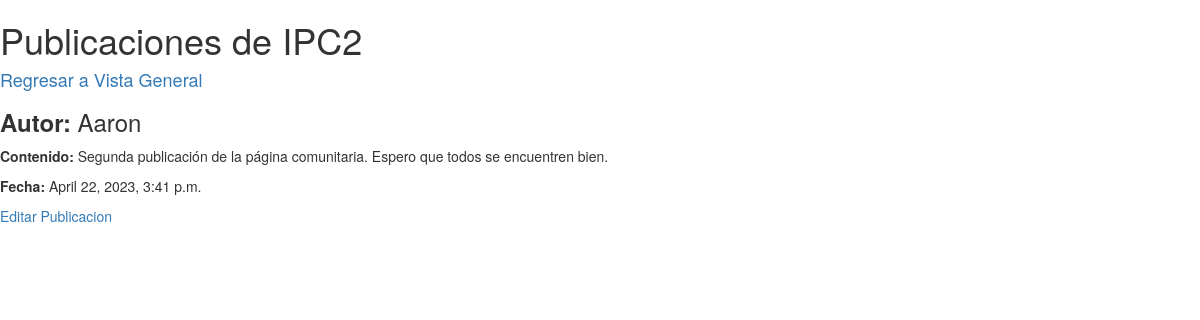
/Usuario/Pub/2/, run on the app's committed database.
### Usuario/models.py (models this page shows, shortened)
class Publicacion(models.Model):
    autor = models.CharField(max_length=50)
    fecha_Publicacion = models.DateTimeField(default=timezone.now)
    Contenido = models.TextField()

### Usuario/views.py (the view)
# urls.py: path('Pub/<int:pk>/', views.VistaUnaPublicacion, name='detalles_pub'),
def VistaUnaPublicacion(request, pk):
    UnaPublicacion = get_object_or_404(Publicacion, pk=pk)
    return render(request, 'Publicacion/Pub_Detalle.html', {'publicacion':UnaPublicacion})

### Usuario/templates/Publicacion/Pub_Detalle.html (shortened to what this page needs)
{% load static %}
<html>
    <head>
        <link rel="stylesheet" href="{% static 'css/miEstilo.css' %}">
        <link rel="stylesheet" href="//maxcdn.bootstrapcdn.com/bootstrap/3.2.0/css/bootstrap.min.css">
        <link rel="stylesheet" href="//maxcdn.bootstrapcdn.com/bootstrap/3.2.0/css/bootstrap-theme.min.css">
    </head>
    <body>
        <div>
            <h1>Publicaciones de IPC2</h1>
        </div>
        <div>
            <h4><a href="{% url 'listaDinamica' %}">Regresar a Vista General</a></h4>
        </div>
            <div>
                <h3><b>Autor: </b> {{publicacion.autor}} </h3>
                <p><b>Contenido: </b>{{publicacion.Contenido}}</p>
                <p><b>Fecha: </b> {{publicacion.fecha_Publicacion}}</p>
                <p><a href="{% url 'edit_pub' pk=publicacion.pk %}">Editar Publicacion</a></p>
            </div>
    </body>
</html>

### Usuario/static/css/miEstilo.css (style rules this page uses)
h1 { color:red }

### data on the page
Publicacion: autor "Aaron", Contenido "Segunda publicación de la página comunitaria. Espero que todos se encuentren bien.", fecha_Publicacion "April 22, 2023, 3:41 p.m."
